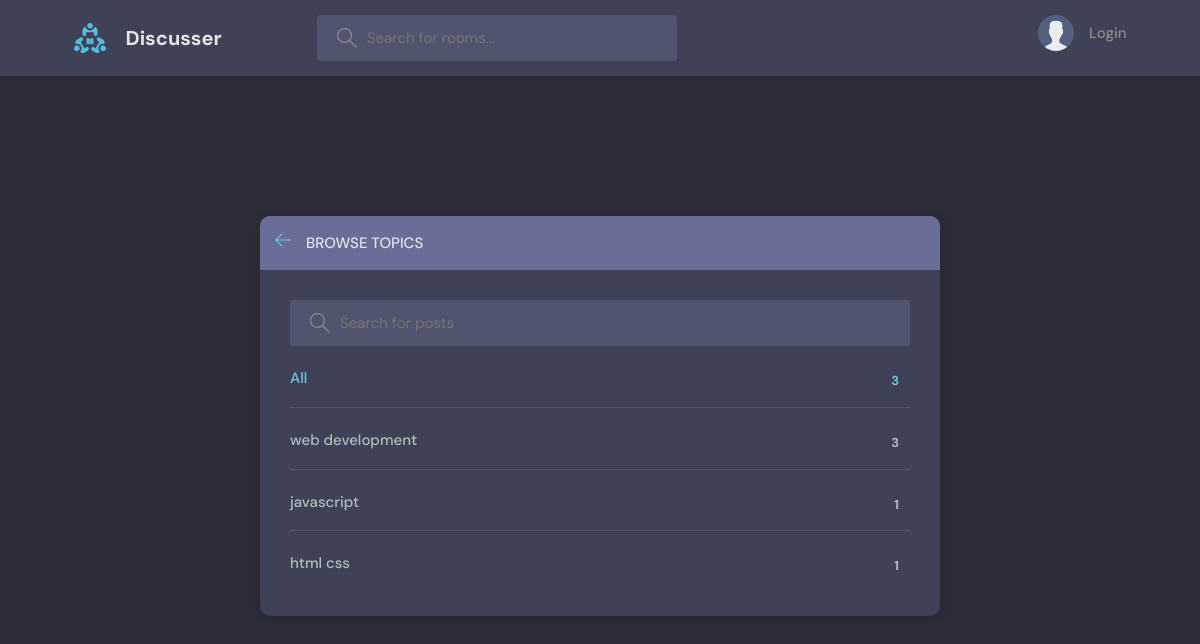
The app's page /topics/, older data.
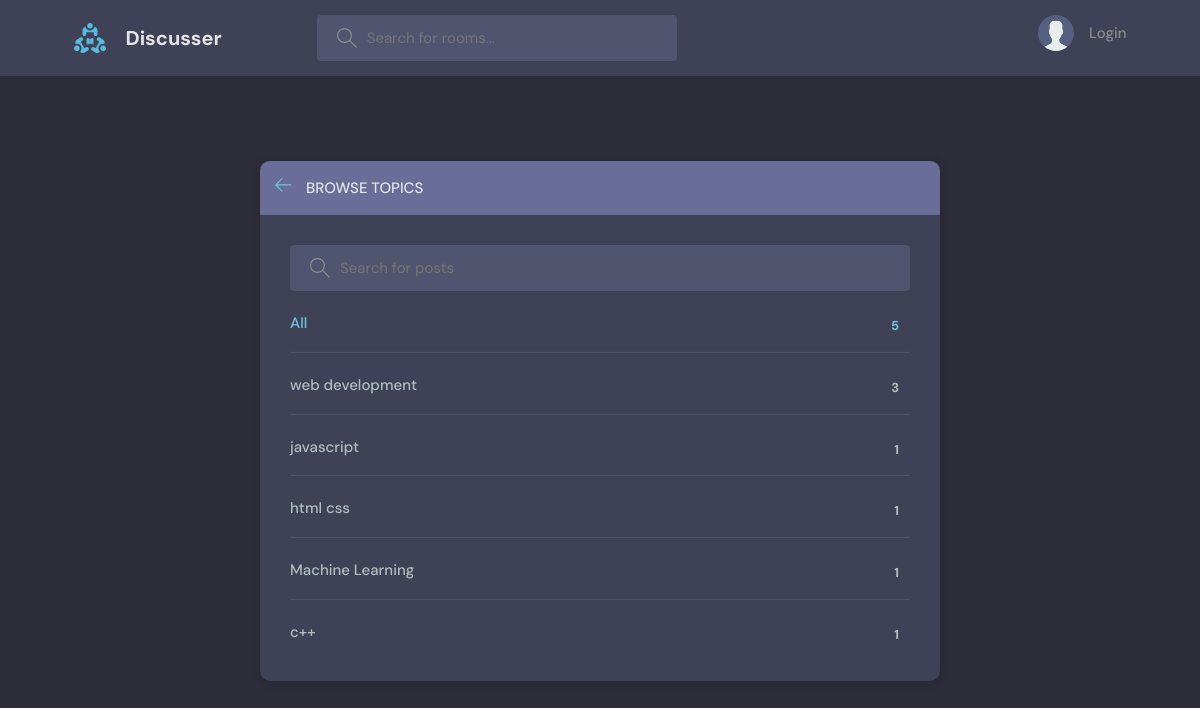
The same page, newer data.
### base/models.py (models this page shows, shortened)
class Topic(models.Model):
    name=models.CharField(max_length = 200)

### base/views.py (the view)
# urls.py: path('topics/',views.topicUser, name="topics")
def topicUser(request):
    topics= Topic.objects.filter()
    context={'topics':topics}
    return render(request,'base/topics.html',context)

### base/templates/base/topics.html (shortened to what this page needs)
{% extends 'main.html' %} {% block content %}
<main class="create-room layout">
  <div class="container">
    <div class="layout__box">
      <div class="layout__boxHeader">
        <div class="layout__boxTitle">
          <a href="index.html">
            <svg
              version="1.1"
              xmlns="http://www.w3.org/2000/svg"
              width="32"
              height="32"
              viewBox="0 0 32 32"
            >
              <title>arrow-left</title>
              <path
                d="M13.723 2.286l-13.723 13.714 13.719 13.714 1.616-1.611-10.96-10.96h27.625v-2.286h-27.625l10.965-10.965-1.616-1.607z"
              ></path>
            </svg>
          </a>
          <h3>Browse Topics</h3>
        </div>
      </div>
      <div class="topics-page layout__body">
        <form class="header__search">
          <label>
            <input name="q" placeholder="Search for posts" />
          </label>
        </form>
        <ul class="topics__list">
          <li>
            <a href="/" class="active">All <span>{{topics.count}}</span></a>
          </li>
          {% for topic in topics %}
          <li>
            <a href="/?q={{topic.name}}"
              >{{ topic.name }} <span>{{topic.room_set.all.count}}</span></a
            >
          </li>
          {% endfor %}
        </ul>
      </div>
    </div>
  </div>
</main>
{% endblock content %}

Row changes from the older to the newer data that the page shows:
added Topic: name "Machine Learning", room_set.all.count "1"
added Topic: name "c++", room_set.all.count "1"
Text that changed along with them:
{{ topics.count }}: "3" → "5"
